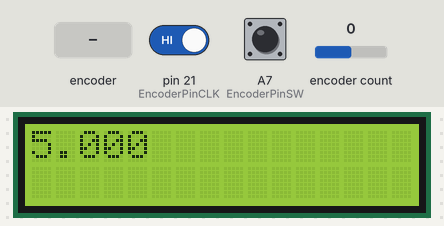
Bench run of a sketch on a simulated Arduino Mega 2560, built with avr-gcc and run on an emulated ATmega2560. Parts: 16×2 character LCD. Inputs (shaded band) come from the test bench; at power-on: A7 (EncoderPinSW) HIGH, pin 21 (EncoderPinCLK) HIGH, encoder count 0. What the sketch prints to the serial monitor is not drawn.

Above: at 1.1 s.
At 4.2 s:
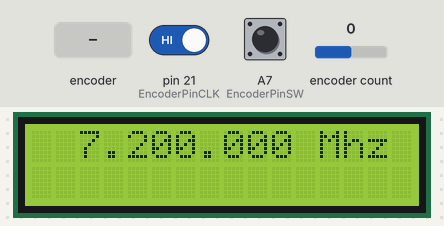
4.3 s: rotary encoder on pin 21 (EncoderPinCLK) / pin 20 (EncoderPinDT) turned 1 step (first pin leading)
At 5.3 s:
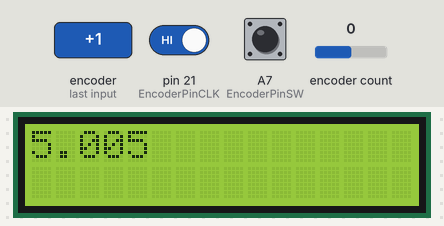
6.0 s: rotary encoder on pin 21 (EncoderPinCLK) / pin 20 (EncoderPinDT) turned 2 steps (second pin leading)
At 7.5 s:
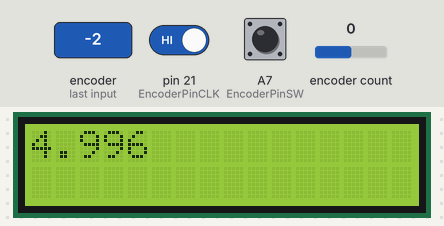
7.9 s: A7 (EncoderPinSW) pulsed LOW 5 times (0.12 s each, 0.3 s apart)
At 10.5 s:
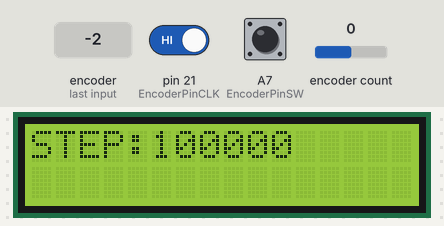
Timing chart, 0 to 12.0 s (numbered marks = the images above; inputs shaded):
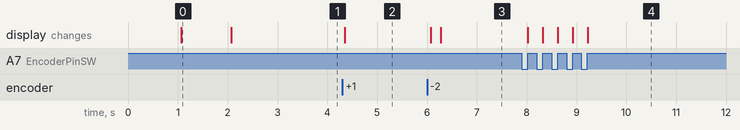

Measured:
- after the input at 4.3 s, the display: changes after 0.05 s (image 2)
- after the input at 6.0 s, the display: first changes after 0.08 s (image 3 shows a later state)
- after the input at 7.9 s, the display: first changes after 0.12 s (image 4 shows a later state)
- what the display in image 0 shows lasts 1.0 s, from 1.1 s to 2.1 s

The sketch:

DDS-rotary.ino
```cpp
//#include "KTMS1201.h"
#include <EEPROM.h>
#include <LiquidCrystal.h>
#include <rotary.h>

const unsigned long max_frequency_step = 1000000; //Max Frequency step
const unsigned long max_frequency = 50000000; //Max Frequency
const int min_frequency=25; // Minimum Frequency

unsigned long last_frequency = 5000;
unsigned long frequency_step = 1;

// Rotary encoder

const int EncoderPinCLK = 21;
const int EncoderPinDT = 20;
const int EncoderPinSW = A7;

/*
// KTMS1201 Pin definitions
byte CD =    9;
byte RESET = 10;
byte CS =    11;
byte N_SCK = 12;
byte SI =    13;
*/

//byte dds_RESET = 11;
//byte dds_DATA  = 10;
//byte dds_CLOCK = 12;
//byte dds_LOAD  = 13;

//Setup some items
#define W_CLK 8   // Pin 8 - connect to AD9850 module word load clock pin (CLK)
#define FQ_UD 9   // Pin 9 - connect to freq update pin (FQ)
#define DATA 10   // Pin 10 - connect to serial data load pin (DATA)
#define RESET 11  // Pin 11 - connect to reset pin (RST)
#define pulseHigh(pin) {digitalWrite(pin, HIGH); digitalWrite(pin, LOW); }

Rotary r = Rotary(20,21); // sets the pins the rotary encoder uses.  Must be interrupt pins.

byte dds_RESET = 11;
byte dds_DATA  = 10;
byte dds_LOAD  = 9;
byte dds_CLOCK = 8;

int_fast32_t rx=7200000; // Starting frequency of VFO
int_fast32_t rx2=1; // variable to hold the updated frequency
int_fast32_t increment = 10; // starting VFO update increment in HZ.

int buttonstate = 0;
String hertz = "10 Hz";
int  hertzPosition = 5;
byte ones,tens,hundreds,thousands,tenthousands,hundredthousands,millions ;  //Placeholders
String freq; // string to hold the frequency
int_fast32_t timepassed = millis(); // int to hold the arduino miilis since startup
int memstatus = 1;  // value to notify if memory is current or old. 0=old, 1=current.
int ForceFreq = 1;  // Change this to 0 after you upload and run a working sketch to activate the EEPROM memory.  YOU MUST PUT THIS BACK TO 0 AND UPLOAD THE SKETCH AGAIN AFTER STARTING FREQUENCY IS SET!

LiquidCrystal lcd(28, 29, 24, 25, 26, 27);
//KTMS1201 lcd(N_SCK, SI, CD, RESET, CS);

// Updated by the ISR (Interrupt Service Routine)
unsigned volatile long frequency = 5000;

void isr ()  {
  static unsigned long lastInterruptTime = 0;
  unsigned long interruptTime = millis();

  if (interruptTime - lastInterruptTime > 5) {
    if (digitalRead(EncoderPinDT) == LOW)
    {
      frequency=frequency-frequency_step ; // Could be -5 or -10
    }
    else {
      frequency=frequency+frequency_step ; // Could be +5 or +10
    }

    frequency = min(max_frequency, max(min_frequency, frequency));

    lastInterruptTime = interruptTime;
  }
}

ISR(PCINT2_vect) {
  unsigned char result = r.process();
  if (result) {
    if (result == DIR_CW){rx=rx+increment;}
    else {rx=rx-increment;};
      if (rx >=30000000){rx=rx2;}; // UPPER VFO LIMIT
      if (rx <=1000000){rx=rx2;}; // LOWER VFO LIMIT
  }
}

// transfers a byte, a bit at a time, LSB first to the 9850 via serial DATA line
void tfr_byte(byte data)
{
  for (int i=0; i<8; i++, data>>=1) {
    digitalWrite(DATA, data & 0x01);
    pulseHigh(W_CLK);   //after each bit sent, CLK is pulsed high
  }
}

void setincrement(){
  if(increment == 10){increment = 50; hertz = "50 Hz"; hertzPosition=5;}
  else if (increment == 50){increment = 100;  hertz = "100 Hz"; hertzPosition=4;}
  else if (increment == 100){increment = 500; hertz="500 Hz"; hertzPosition=4;}
  else if (increment == 500){increment = 1000; hertz="1 Khz"; hertzPosition=6;}
  else if (increment == 1000){increment = 2500; hertz="2.5 Khz"; hertzPosition=4;}
  else if (increment == 2500){increment = 5000; hertz="5 Khz"; hertzPosition=6;}
  else if (increment == 5000){increment = 10000; hertz="10 Khz"; hertzPosition=5;}
  else if (increment == 10000){increment = 100000; hertz="100 Khz"; hertzPosition=4;}
  else if (increment == 100000){increment = 1000000; hertz="1 Mhz"; hertzPosition=6;}
  else{increment = 10; hertz = "10 Hz"; hertzPosition=5;};
   lcd.setCursor(0,1);
   lcd.print("                ");
   lcd.setCursor(hertzPosition,1);
   lcd.print(hertz);
   delay(250); // Adjust this delay to speed up/slow down the button menu scroll speed.
};

void storeMEM(){
  //Write each frequency section to a EPROM slot.  Yes, it's cheating but it works!
   EEPROM.write(0,millions);
   EEPROM.write(1,hundredthousands);
   EEPROM.write(2,tenthousands);
   EEPROM.write(3,thousands);
   EEPROM.write(4,hundreds);
   EEPROM.write(5,tens);
   EEPROM.write(6,ones);
   memstatus = 1;  // Let program know memory has been written
};

void showFreq(){
    millions = int(rx/1000000);
    hundredthousands = ((rx/100000)%10);
    tenthousands = ((rx/10000)%10);
    thousands = ((rx/1000)%10);
    hundreds = ((rx/100)%10);
    tens = ((rx/10)%10);
    ones = ((rx/1)%10);
    lcd.setCursor(0,0);
    lcd.print("                ");
   if (millions > 9){lcd.setCursor(1,0);}
   else{lcd.setCursor(2,0);}
    lcd.print(millions);
    lcd.print(".");
    lcd.print(hundredthousands);
    lcd.print(tenthousands);
    lcd.print(thousands);
    lcd.print(".");
    lcd.print(hundreds);
    lcd.print(tens);
    lcd.print(ones);
    lcd.print(" Mhz  ");
    timepassed = millis();
    memstatus = 0; // Trigger memory write
};

// frequency calc from datasheet page 8 = <sys clock> * <frequency tuning word>/2^32
void sendFrequency(double frequency) {
  int32_t freq = frequency * 4294967295/125000000;  // note 125 MHz clock on 9850.  You can make 'slight' tuning variations here by adjusting the clock frequency.
  for (int b=0; b<4; b++, freq>>=8) {
    tfr_byte(freq & 0xFF);
  }
  tfr_byte(0x000);   // Final control byte, all 0 for 9850 chip
  pulseHigh(FQ_UD);  // Done!  Should see output
}

void show_frequency()
{
  lcd.clear();
  float display_frequency=frequency;
  String frequency_string=String(frequency);
  if (frequency<1000)
  {
    lcd.setCursor(0,0);
    lcd.print(frequency);
  }

  if (frequency>=1000)
  {
    lcd.setCursor(0,0);
    lcd.print(display_frequency/1000,3);
  }
}

void setup() {
  Serial.begin(9600);

  // Rotary pulses are INPUTs
  pinMode(EncoderPinCLK, INPUT);
  pinMode(EncoderPinDT, INPUT);

  //pinMode(A7,INPUT); // Connect to a button that goes to GND on push
  //digitalWrite(A7,HIGH);

    // Switch is floating so use the in-built PULLUP so we don't need a resistor
  pinMode(EncoderPinSW, INPUT_PULLUP);

  // Attach the routine to service the interrupts
  attachInterrupt(digitalPinToInterrupt(EncoderPinCLK), isr, LOW);
  lcd.begin(16,2);

  /*
  lcd.begin(16, 2);
  PCICR |= (1 << PCIE2);
  PCMSK2 |= (1 << PCINT18) | (1 << PCINT19);
  sei();
  */

  pinMode(FQ_UD, OUTPUT);
  pinMode(W_CLK, OUTPUT);
  pinMode(DATA, OUTPUT);
  pinMode(RESET, OUTPUT);
  pulseHigh(RESET);
  pulseHigh(W_CLK);
  pulseHigh(FQ_UD);  // this pulse enables serial mode on the AD9850 - Datasheet page 12.
  //lcd.setCursor(hertzPosition,1);
  //lcd.print(hertz);
  /*
  // Load the stored frequency
  if (ForceFreq == 0) {
    freq = String(EEPROM.read(0))+String(EEPROM.read(1))+String(EEPROM.read(2))+String(EEPROM.read(3))+String(EEPROM.read(4))+String(EEPROM.read(5))+String(EEPROM.read(6));
    rx = freq.toInt();
  }
  */

  delay(1000);
  //setup_dds();
  show_frequency();
  //dds(frequency);
  delay(1000);
  showFreq();
  delay(1000);
  sendFrequency(rx);

}

void loop() {
  // Is someone pressing the rotary switch?
  if ((!digitalRead(EncoderPinSW))) {
    while (!digitalRead(EncoderPinSW))
      delay(10);
    Serial.println("Reset");
    if (frequency_step==max_frequency_step)
    {
      frequency_step=1;
    }
    else
    {
      frequency_step=frequency_step*10;
    }
    Serial.print("multiplier:");
    Serial.println(frequency_step);
    lcd.clear();
    lcd.setCursor(0,0);
    lcd.print("STEP:");
    lcd.setCursor(5,0);
    lcd.print(frequency_step);
  }

  if (frequency != last_frequency) {
    Serial.print(frequency > last_frequency ? "Up  :" : "Down:");
    Serial.println(frequency);
    show_frequency();
//    dds(frequency);
    last_frequency = frequency ;
  }
}
```
